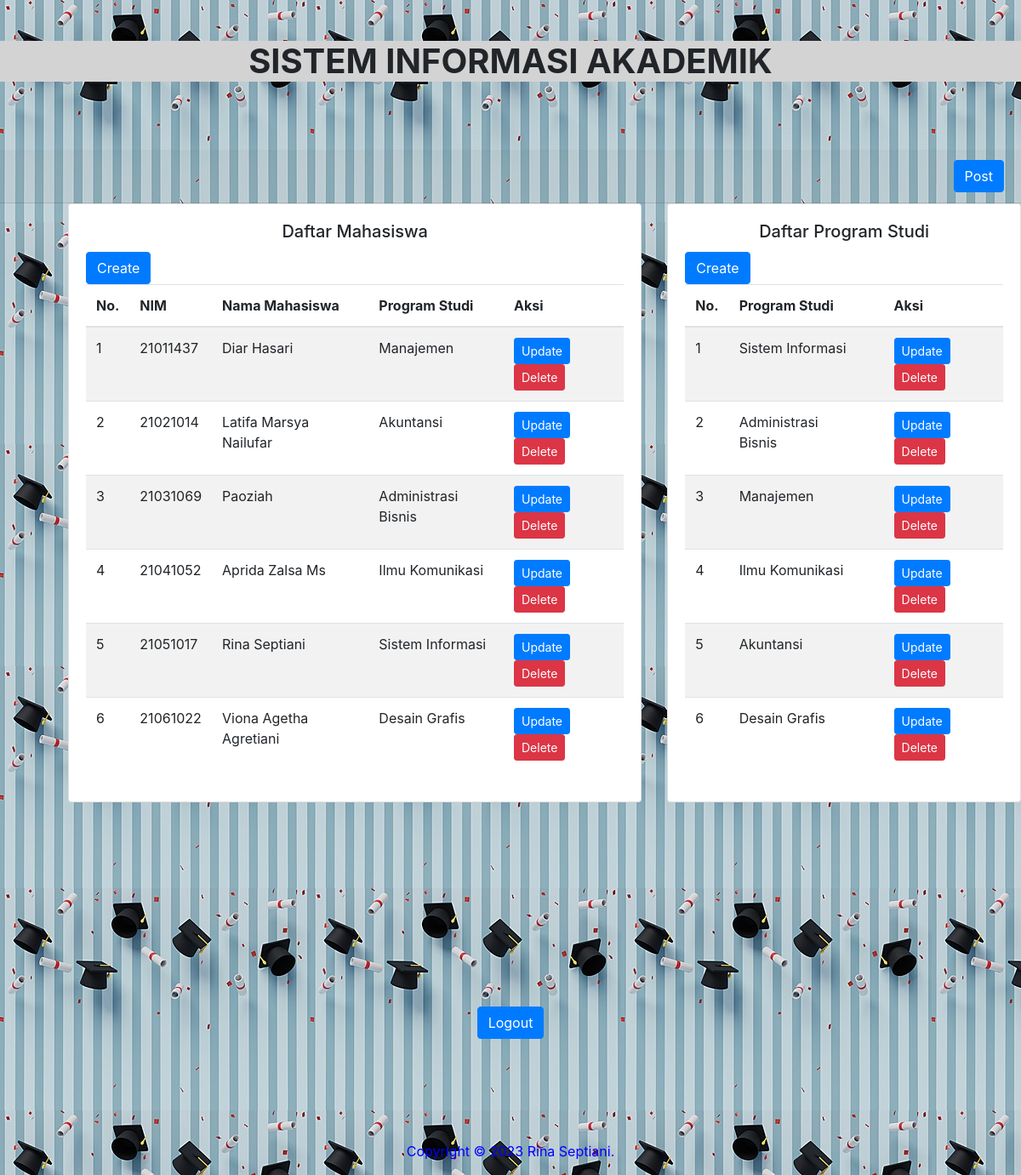
The app's page /home.php with its own data.
### tables this page shows
CREATE TABLE `mahasiswa` (
  `nim` varchar(10) NOT NULL,
  `nama` varchar(50) NOT NULL,
  `prodi_id` int(10) NOT NULL
);

CREATE TABLE `prodi` (
  `id` int(10) NOT NULL,
  `nama` varchar(50) NOT NULL
);

### functions.php (called while the page is built, shortened)
<?php
function getConnection()
{
    $servername = "localhost";
    $username = "root";
    $password = "";
    $dbname = "db_akademik";
    $conn = new mysqli($servername, $username, $password, $dbname);
    return $conn;
}
function getMahasiswa()
{
    $query = "SELECT mahasiswa.nim, mahasiswa.nama as nama_mahasiswa, prodi.nama as nama_prodi
    FROM mahasiswa
    JOIN prodi on mahasiswa.prodi_id = prodi.id";
    $conn = getConnection();
    $statement = $conn->prepare($query);
    $statement->execute();
    $result = $statement->get_result();
    $mahasiswa = $result->fetch_all(MYSQLI_ASSOC);
    return $mahasiswa;
}
function getProdi()
{
    $query = "SELECT prodi.id, prodi.nama as nama_prodi
    FROM prodi";
    $conn = getConnection();
    $statement = $conn->prepare($query);
    $statement->execute();
    $result = $statement->get_result();
    $prodi = $result->fetch_all(MYSQLI_ASSOC);
    return $prodi;
}
?>

### home.php (the view, shortened to what this page needs)
<!DOCTYPE html>
<html lang="en">
<head>
    <link rel="stylesheet" href="https://maxcdn.bootstrapcdn.com/bootstrap/4.5.2/css/bootstrap.min.css">
</head>
<body>
<?php
include_once('functions.php');
$mahasiswa = getMahasiswa();
$prodi = getProdi();
?>
  <br><br>
  <h1 align="center">SISTEM INFORMASI AKADEMIK</h1>
  <br><br><br>
  <div class="col card-header text-right">
  <a href="post.php" <button type="submit" class="btn btn-primary">Post</button></a>
  </div>
  <div class="login-container">
    <div class="card">
      <div class="card-body">
        <h5 class="card-title" align="center">Daftar Mahasiswa</h5>
        <a href="create-mhs.php" class='btn btn-primary'>Create</a>
        <table class="table table-striped">
        <thead>
          <tr>
                <th>No.</th>
                <th>NIM</th>
                <th>Nama Mahasiswa</th>
                <th>Program Studi</th>
                <th>Aksi</th>
            </tr>
          </thead>
          <tbody>
          <?php foreach ($mahasiswa as $index => $m): ?>
              <tr>
                    <td><?php echo $index + 1 ?></td>
                    <td><?php echo $m['nim']; ?></td>
                    <td><?php echo $m['nama_mahasiswa']; ?></td>
                    <td><?php echo $m['nama_prodi']; ?></td>
                    <?php
                    echo '<td>';
                    echo '<a href="update-mhs.php?nim=' . $m['nim'] . '" class="btn btn-sm btn-primary">Update</a>';
                    echo '<a href="delete-mhs.php?nim=' . $m['nim'] . '" class="btn btn-sm btn-danger" onclick="return confirm(\'Apakah kamu yakin ingin menghapus data ini?\')">Delete</a>';
                    echo '</td>';
                    ?>
              </tr>
            <?php endforeach; ?>
          </tbody>
        </table>
      </div>
    </div>
    <div class="login-container2">
    <div class="card">
      <div class="card-body">
        <h5 class="card-title" align="center">Daftar Program Studi</h5>
        <a href="create-p.php" class='btn btn-primary'>Create</a>
        <table class="table table-striped">
        <thead>
          <tr>
                <th>No.</th>
                <th>Program Studi</th>
                <th></th>
                <th>Aksi</th>
            </tr>
          </thead>
          <tbody>
          <?php foreach ($prodi as $index => $p): ?>
              <tr>
                    <td><?php echo $index + 1 ?></td>
                    <td><?php echo $p['nama_prodi']; ?></td>
                    <td></td>
                    <?php
                    echo '<td>';
                    echo '<a href="update-p.php?id=' . $p['id'] . '" class="btn btn-sm btn-primary">Update</a>';
                    echo '<a href="delete-p.php?id=' . $p['id'] . '" class="btn btn-sm btn-danger" onclick="return confirm(\'Apakah kamu yakin ingin menghapus data ini?\')">Delete</a>';
                    echo '</td>';
                    ?>
              </tr>
            <?php endforeach; ?>
          </tbody>
        </table>
      </div>
    </div>
  </div>
  </div>
<br><br><br><br><br><br><br><br><br><br>
<div class="center">
  <a href="logout.php" <button type="submit" class="btn btn-primary">Logout</button></a>
</div>
 <br><br><br><br><br>
<footer style="text-align: center; color: blue;">
      <p>Copyright &copy; 2023 Rina Septiani.</p>
</footer>
</body>
</html>

### home.php (style rules this page uses)
.login-container { display: flex; margin-left: 80px; }
.login-container2 { margin-left: 30px; }
.center { display: flex; justify-content: center; align-items: center; }
body { background-image: url("bg/bg.jpg"); }
h1 { font-weight: bold; background-color: lightgray; }

### records on screen
mahasiswa: nim "21011437", nama "Diar Hasari", prodi.nama "Manajemen"
mahasiswa: nim "21021014", nama "Latifa Marsya Nailufar", prodi.nama "Akuntansi"
mahasiswa: nim "21031069", nama "Paoziah", prodi.nama "Administrasi Bisnis"
mahasiswa: nim "21041052", nama "Aprida Zalsa Ms", prodi.nama "Ilmu Komunikasi"
mahasiswa: nim "21051017", nama "Rina Septiani", prodi.nama "Sistem Informasi"
mahasiswa: nim "21061022", nama "Viona Agetha Agretiani", prodi.nama "Desain Grafis"
prodi: nama "Sistem Informasi"
prodi: nama "Administrasi Bisnis"
prodi: nama "Manajemen"
prodi: nama "Ilmu Komunikasi"
prodi: nama "Akuntansi"
prodi: nama "Desain Grafis"
